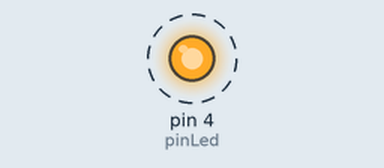
This sketch was run on a simulated Arduino Uno, built with avr-gcc and run on an emulated ATmega328P. Shown: output pins drawn as LEDs (lit = HIGH). Dashed ring = blinking.

Above: at 0.05 s.
Timing chart, 0 to 3.0 s (numbered marks = the images above):
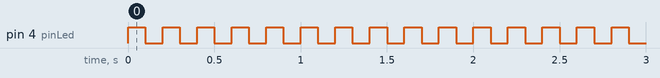

Measured:
- by itself, pin 4 (pinLed): alternates HIGH for 0.10 s and LOW for 0.10 s

The sketch:

piscar-led.ino
```cpp
int pinLed = 4;
int duration = 100;

void setup() {
  pinMode(pinLed, OUTPUT);
}

void loop() {
  digitalWrite(pinLed, HIGH);
  delay(duration);
  digitalWrite(pinLed, LOW);
  delay(duration);
}
```
